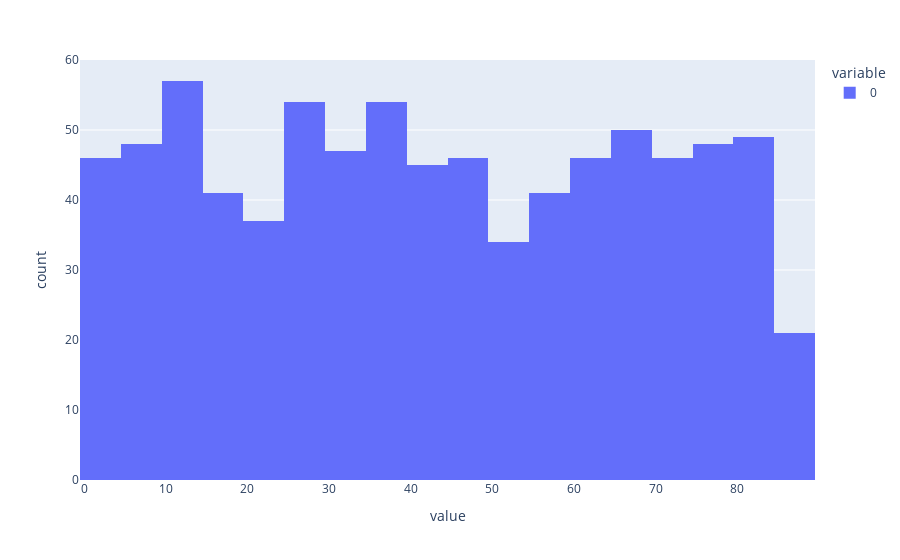

Notebook code cell kept with this figure:
### Code cell
px.histogram(y_val)

### Figure 1 — Plotly figure (JSON) as saved in the notebook; plotly's stock layout.template omitted (floating-point values rounded to 4 significant figures; data arrays with more than 128 entries replaced by an {"elided": "..."} marker saying what was removed)
{"data": [{"alignmentgroup": "True", "bingroup": "x", "hovertemplate": "variable=0<br>value=%{x}<br>count=%{y}<extra></extra>", "legendgroup": "0", "marker": {"color": "#636efa", "pattern": {"shape": ""}}, "name": "0", "offsetgroup": "0", "orientation": "v", "showlegend": true, "type": "histogram", "x": {"elided": "810 int values"}, "xaxis": "x", "yaxis": "y"}], "layout": {"barmode": "relative", "legend": {"title": {"text": "variable"}, "tracegroupgap": 0}, "margin": {"t": 60}, "xaxis": {"anchor": "y", "domain": [0, 1], "title": {"text": "value"}}, "yaxis": {"anchor": "x", "domain": [0, 1], "title": {"text": "count"}}}}
